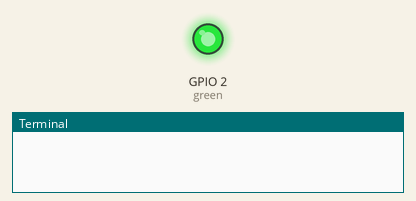
The program below on a simulated Raspberry Pi (BCM pin numbers). Parts: output pins drawn as LEDs (lit = HIGH), the last lines printed to the terminal. At 20.0 s the program stops and its outputs stay as they are.

Above: at 0.1 s.
At 19.1 s:
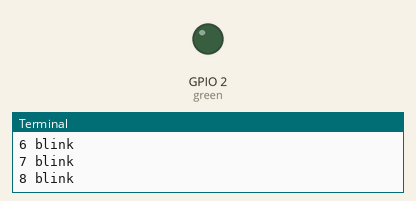
Timing chart, 0 to 20.6 s (numbered marks = the images above):
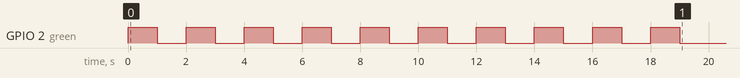

The program:

traffic_light.py
```python
#from gpiozero import LED
#
#green = LED(2)
#green.blink()

#from gpiozero import LED
#from time import sleep
#
#green = LED(2)
#
#while True:
# green.on()
# sleep(1)
# green.off()
# sleep(1)

from gpiozero import LED
from time import sleep

green = LED(2)

for i in range (0, 10):
     green.on()
     sleep(1)
     green.off()
     sleep(1)
     print ("%d blink" % (i))
```
